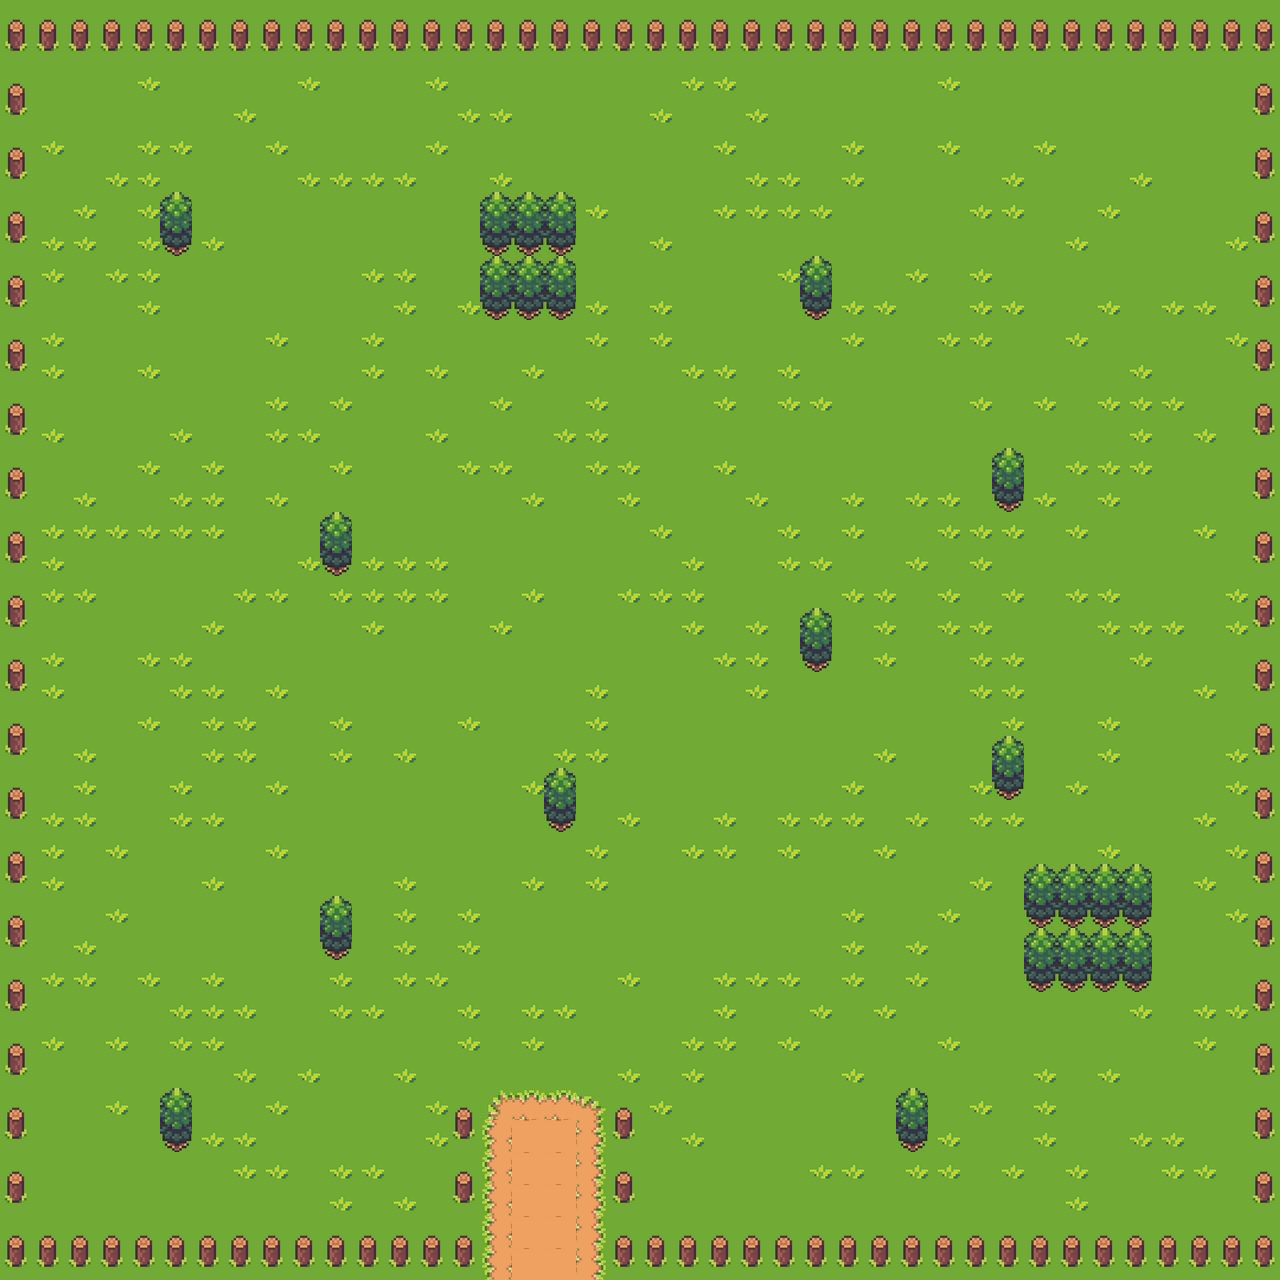

The image is a tile-based game level rendered from a .tmx file. Its description and source (layers, tilesets, objects; grid data summarised) follow:
An orthogonal 40x40 tile map with 32x32 px tiles, 1 tile layer (Camada de Tiles 1), 5 tilesets and 294 objects.

<map version="1.5" tiledversion="1.6.0" orientation="orthogonal" renderorder="right-down" width="40" height="40" tilewidth="32" tileheight="32" infinite="0" nextlayerid="6" nextobjectid="354">
 <tileset firstgid="1" name="obj3" tilewidth="32" tileheight="32" tilecount="187" columns="17">
  <image source="screenshot (5).png" width="544" height="369" />
 </tileset>
 <tileset firstgid="188" name="Objetos" tilewidth="32" tileheight="32" tilecount="768" columns="48" backgroundcolor="#71aa35">
  <image source="atlas_32x.png" width="1536" height="512" />
 </tileset>
 <tileset firstgid="956" source="Mesas.tsx" />
 <tileset firstgid="1724" source="Mapa.tsx" />
 <tileset firstgid="1911" source="Mpa.tsx" />
 <layer id="3" name="Camada de Tiles 1" width="40" height="40">
  <data>[1600 cells, 1600 non-empty, 11 distinct tile ids]</data>
 </layer>
 <objectgroup id="2" name="Camada de Objetos 1">
  <object id="4" x="161.333" y="192" width="28" height="64" />
  <object id="5" x="318.667" y="514.667" width="30.6667" height="60" />
  <object id="6" x="542.667" y="766.667" width="32" height="64" />
  <object id="7" x="322.667" y="896" width="28" height="62.6667" />
  <object id="8" x="993.333" y="736" width="29.3333" height="64" />
  <object id="9" x="801.333" y="608" width="29.3333" height="62.6667" />
  <object id="10" x="993.333" y="446.667" width="28" height="58.6667" />
  <object id="11" x="798.667" y="256" width="33.3333" height="62.6667" />
  <object id="12" x="897.333" y="1089.33" width="29.3333" height="61.3333" />
  <object id="13" gid="2049" x="895" y="1151.33" width="32" height="32" />
  <object id="14" gid="2026" x="896.667" y="1119.67" width="32" height="32" />
  <object id="15" gid="2049" x="799.818" y="318.909" width="32" height="32" />
  <object id="16" gid="2026" x="800.364" y="286.545" width="32" height="32" />
  <object id="17" gid="2049" x="992.5" y="512.25" width="32" height="32" />
  <object id="18" gid="2026" x="992.25" y="479.5" width="32" height="32" />
  <object id="19" gid="2049" x="800.25" y="671.75" width="32" height="32" />
  <object id="20" gid="2026" x="800.5" y="641" width="32" height="32" />
  <object id="22" gid="2049" x="543.5" y="832.25" width="32" height="32" />
  <object id="23" gid="2026" x="543.5" y="800.25" width="32" height="32" />
  <object id="24" gid="2049" x="992" y="800" width="32" height="32" />
  <object id="25" gid="2026" x="993" y="768.667" width="32" height="32" />
  <object id="26" gid="2049" x="319.5" y="960" width="32" height="32" />
  <object id="27" gid="2026" x="320" y="928.5" width="32" height="32" />
  <object id="28" gid="2049" x="160.25" y="1152" width="32" height="32" />
  <object id="29" gid="2026" x="160" y="1120.25" width="32" height="32" />
  <object id="30" gid="2049" x="319.636" y="575.273" width="32" height="32" />
  <object id="31" gid="2026" x="319.091" y="544.727" width="32" height="32" />
  <object id="32" gid="2049" x="159.727" y="256" width="32" height="32" />
  <object id="33" gid="2026" x="159.5" y="224.125" width="32" height="32" />
 </objectgroup>
 <objectgroup id="4" name="Camada de Objetos 2">
  <object id="34" x="481" y="191" width="94" height="130" />
  <object id="35" x="1024" y="864" width="124" height="126" />
  <object id="36" gid="2049" x="480.727" y="320.364" width="32" height="32" />
  <object id="37" gid="2049" x="512.727" y="320.364" width="32" height="32" />
  <object id="38" gid="2049" x="544" y="321.273" width="32" height="32" />
  <object id="39" gid="2026" x="544" y="288.364" width="32" height="32" />
  <object id="40" gid="2026" x="513.091" y="287.818" width="32" height="32" />
  <object id="41" gid="2026" x="480.364" y="287.818" width="32" height="32" />
  <object id="42" gid="2049" x="481.818" y="255.818" width="32" height="32" />
  <object id="43" gid="2049" x="512.909" y="256.182" width="32" height="32" />
  <object id="44" gid="2049" x="543.273" y="257.091" width="32" height="32" />
  <object id="45" gid="2026" x="543.636" y="224.545" width="32" height="32" />
  <object id="46" gid="2026" x="511.818" y="225.091" width="32" height="32" />
  <object id="47" gid="2026" x="480.727" y="224" width="32" height="32" />
  <object id="48" gid="2049" x="1024.75" y="991" width="32" height="32" />
  <object id="49" gid="2049" x="1056.25" y="991.25" width="32" height="32" />
  <object id="50" gid="2049" x="1088.5" y="991.5" width="32" height="32" />
  <object id="51" gid="2049" x="1119.5" y="992.25" width="32" height="32" />
  <object id="52" gid="2026" x="1119.75" y="959.75" width="32" height="32" />
  <object id="53" gid="2026" x="1088" y="959.75" width="32" height="32" />
  <object id="54" gid="2026" x="1056" y="959.5" width="32" height="32" />
  <object id="55" gid="2026" x="1024.5" y="961" width="32" height="32" />
  <object id="56" gid="2049" x="1025.5" y="928.25" width="32" height="32" />
  <object id="57" gid="2049" x="1057.5" y="928.75" width="32" height="32" />
  <object id="58" gid="2049" x="1089" y="928.75" width="32" height="32" />
  <object id="59" gid="2049" x="1119.75" y="927.25" width="32" height="32" />
  <object id="60" gid="2026" x="1120.25" y="895.25" width="32" height="32" />
  <object id="61" gid="2026" x="1087.75" y="896.25" width="32" height="32" />
  <object id="62" gid="2026" x="1056.5" y="896.25" width="32" height="32" />
  <object id="63" gid="2026" x="1025" y="896.25" width="32" height="32" />
 </objectgroup>
 <objectgroup id="5" name="Camada de Objetos 3">
  <object id="64" x="0" y="0" width="1280" height="64" />
  <object id="65" x="1248" y="64" width="31.3333" height="1152.67" />
  <object id="66" x="608" y="1216.67" width="670" height="65.3333" />
  <object id="67" x="0" y="1217.33" width="478.667" height="61.3333" />
  <object id="68" x="0" y="64.6667" width="29.3333" height="1154" />
  <object id="69" gid="2256" x="0" y="64.6667" width="32" height="32" />
  <object id="70" gid="2256" x="32.3333" y="64" width="32" height="32" />
  <object id="71" gid="2256" x="64" y="63.6667" width="32" height="32" />
  <object id="72" gid="2256" x="95" y="63.6667" width="32" height="32" />
  <object id="74" gid="2256" x="127.667" y="64.3333" width="32" height="32" />
  <object id="75" gid="2256" x="160" y="64" width="32" height="32" />
  <object id="76" gid="2256" x="192.667" y="64" width="32" height="32" />
  <object id="77" gid="2256" x="224" y="64.6667" width="32" height="32" />
  <object id="78" gid="2256" x="256" y="64" width="32" height="32" />
  <object id="79" gid="2256" x="287.667" y="64" width="32" height="32" />
  <object id="80" gid="2256" x="319.333" y="62.6667" width="32" height="32" />
  <object id="81" gid="2256" x="351.333" y="63" width="32" height="32" />
  <object id="82" gid="2256" x="384.333" y="63.6667" width="32" height="32" />
  <object id="83" gid="2256" x="416" y="63.6667" width="32" height="32" />
  <object id="84" gid="2256" x="448" y="63.3333" width="32" height="32" />
  <object id="85" gid="2256" x="479.667" y="63" width="32" height="32" />
  <object id="86" gid="2256" x="511.667" y="64.3333" width="32" height="32" />
  <object id="87" gid="2256" x="544.667" y="63.3333" width="32" height="32" />
  <object id="88" gid="2256" x="576" y="63" width="32" height="32" />
  <object id="89" gid="2256" x="608.333" y="63" width="32" height="32" />
  <object id="90" gid="2256" x="640" y="63.3333" width="32" height="32" />
  <object id="91" gid="2256" x="671.667" y="63.6667" width="32" height="32" />
  <object id="92" gid="2256" x="704" y="63.3333" width="32" height="32" />
  <object id="93" gid="2256" x="736" y="63.3333" width="32" height="32" />
  <object id="94" gid="2256" x="768.333" y="63.3333" width="32" height="32" />
  <object id="95" gid="2256" x="800.333" y="63.3333" width="32" height="32" />
  <object id="96" gid="2256" x="832.333" y="63.6667" width="32" height="32" />
  </objectgroup>
</map>
<!-- 203 of 294 objects omitted -->
